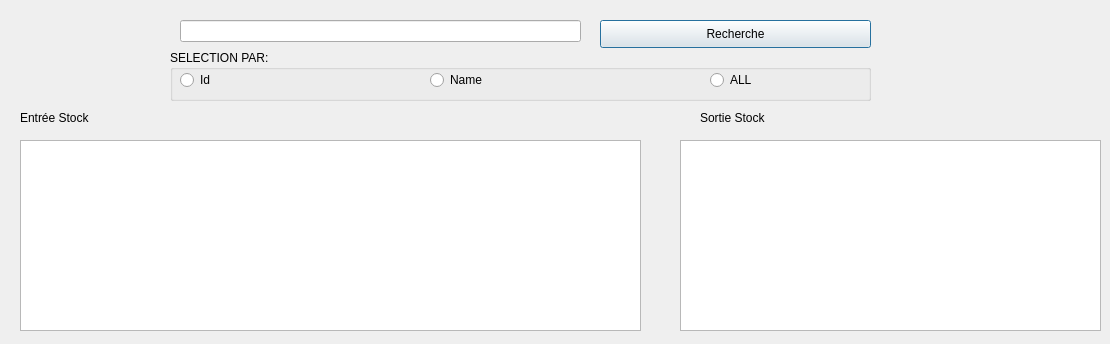
<?xml version="1.0" encoding="UTF-8"?>
<ui version="4.0">
 <class>Historique</class>
 <widget class="QDialog" name="Historique">
  <property name="geometry">
   <rect>
    <x>0</x>
    <y>0</y>
    <width>1110</width>
    <height>344</height>
   </rect>
  </property>
  <property name="windowTitle">
   <string>Dialog</string>
  </property>
  <widget class="QTableView" name="tableView_2">
   <property name="geometry">
    <rect>
     <x>680</x>
     <y>140</y>
     <width>421</width>
     <height>191</height>
    </rect>
   </property>
  </widget>
  <widget class="QGroupBox" name="groupBox">
   <property name="geometry">
    <rect>
     <x>170</x>
     <y>50</y>
     <width>701</width>
     <height>51</height>
    </rect>
   </property>
   <property name="title">
    <string>SELECTION PAR:</string>
   </property>
   <widget class="QRadioButton" name="radioId">
    <property name="geometry">
     <rect>
      <x>10</x>
      <y>20</y>
      <width>111</width>
      <height>20</height>
     </rect>
    </property>
    <property name="text">
     <string>Id</string>
    </property>
   </widget>
   <widget class="QRadioButton" name="radioName">
    <property name="geometry">
     <rect>
      <x>260</x>
      <y>20</y>
      <width>97</width>
      <height>20</height>
     </rect>
    </property>
    <property name="text">
     <string>Name</string>
    </property>
   </widget>
   <widget class="QRadioButton" name="radioAll">
    <property name="geometry">
     <rect>
      <x>540</x>
      <y>20</y>
      <width>97</width>
      <height>20</height>
     </rect>
    </property>
    <property name="text">
     <string>ALL</string>
    </property>
   </widget>
  </widget>
  <widget class="QTableView" name="tableView">
   <property name="geometry">
    <rect>
     <x>20</x>
     <y>140</y>
     <width>621</width>
     <height>191</height>
    </rect>
   </property>
  </widget>
  <widget class="QPushButton" name="btnHistorique">
   <property name="geometry">
    <rect>
     <x>600</x>
     <y>20</y>
     <width>271</width>
     <height>28</height>
    </rect>
   </property>
   <property name="text">
    <string>Recherche</string>
   </property>
  </widget>
  <widget class="QLabel" name="label_2">
   <property name="geometry">
    <rect>
     <x>700</x>
     <y>110</y>
     <width>401</width>
     <height>16</height>
    </rect>
   </property>
   <property name="text">
    <string>Sortie Stock</string>
   </property>
  </widget>
  <widget class="QLineEdit" name="txtHistorique">
   <property name="geometry">
    <rect>
     <x>180</x>
     <y>20</y>
     <width>401</width>
     <height>22</height>
    </rect>
   </property>
  </widget>
  <widget class="QLabel" name="label">
   <property name="geometry">
    <rect>
     <x>20</x>
     <y>110</y>
     <width>211</width>
     <height>16</height>
    </rect>
   </property>
   <property name="text">
    <string>Entrée Stock</string>
   </property>
  </widget>
 </widget>
 <resources/>
 <connections/>
</ui>
